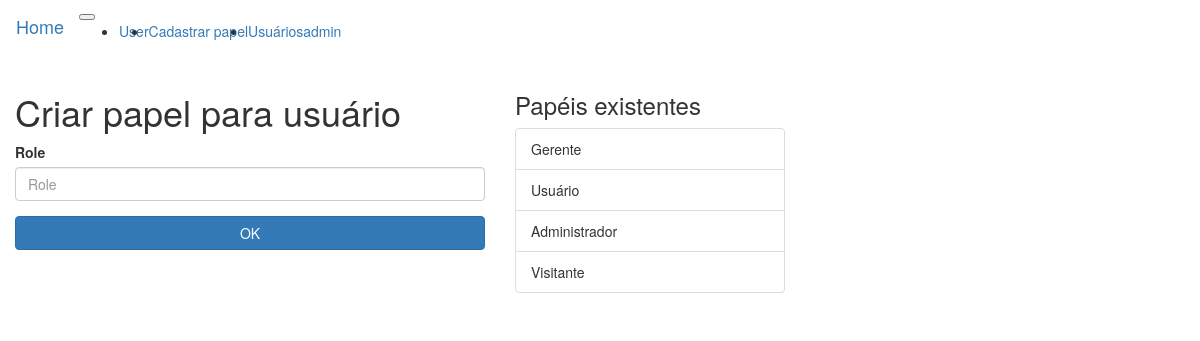
The app's page /create_role (signed in) with its own data.
### app/models.py (models this page shows, shortened)
class User(db.Model, UserMixin):
    __tablename__ = 'users'
    id = db.Column(db.Integer, primary_key=True)
    username = db.Column(db.String(64), unique=True, index=True)
    role_id = db.Column(db.Integer, db.ForeignKey('roles.id'))
    password_hash = db.Column(db.String(128))
    @property
    def password(self):
        raise AttributeError('password is not readable')

class Role(db.Model):
    __tablename__ = 'roles'
    id = db.Column(db.Integer, primary_key=True)
    name = db.Column(db.String(64), unique=True)
    users = db.relationship('User', backref='role')

### app/main/views.py (the view, shortened to what this page needs)
@main.route('/create_role', methods=["GET", "POST"])
def create_role():
    roles = Role.query.all()
    form = RoleForm()
    return render_template('create_role.html', form=form, roles=roles)

### app/main/forms.py
class RoleForm(FlaskForm):
    role_name = StringField('Role', validators=[ DataRequired() ])
    submit = SubmitField('OK')

### app/models.py (called while the page is built)
@login_manager.user_loader
def load_user(user_id):
    return User.query.get(int(user_id))

### app/templates/create_role.html (shortened to what this page needs)
{% extends 'base.html' %}
{% import "bootstrap/wtf.html" as wtf %}
{% block content %}
    <div class="container-fluid">
        <div class="row justify-content-center my-4">
            <div class="col-sm-9 col-md-8 col-xs-5 col-lg-5 mx-4">
                <h1 class="my-4">Criar papel para usuário</h1>
                <form method="POST" role="form">
                    {{ wtf.form_field(form.role_name, class='form-control', placeholder=form
                    .role_name.label.text) }}
                    {{ wtf.form_field(form.submit, class='btn btn-block btn-primary') }}
                </form>
            </div>
            <div class="col-sm-3 col-md-4 col-xs-3 col-lg-3 mt-4">
                <h3>Papéis existentes</h3>
                <ul class="list-group my-4">
                    {% for role in roles %}
                        <li class="list-group-item">
                            {{ role.name }}
                        </li>
                    {% endfor %}
                </ul>
            </div>
        </div>
    </div>
{% endblock %}

### app/templates/base.html (shortened to what this page needs)
{% extends "bootstrap/base.html" %}
{% block navbar %}
    <nav class="navbar navbar-expand-lg navbar-light bg-light">
        <a class="navbar-brand" href="/">Home</a>
        <button class="navbar-toggler" type="button" data-toggle="collapse" data-target="#navbarSupportedContent" aria-controls="navbarSupportedContent" aria-expanded="false" aria-label="Toggle navigation">
        </button>
        <div class="collapse navbar-collapse" id="navbarSupportedContent">
            <ul class="navbar-nav mr-auto">
                <li class="nav-item">
                    {% if current_user.is_authenticated %}
                        <a class="nav-link" href="/user/{{ current_user.username }}">User</a>
                    {% endif %}
                </li>
                {% if current_user.is_authenticated %}
                    <li class="nav-item">
                        <a class="nav-link" href="/create_role">Cadastrar papel</a>
                    </li>
                {% endif %}
                <li class="nav-item">
                    <a class="nav-link" href="/users">Usuários</a>
                </li>
            </ul>
            {% if current_user.is_authenticated %}
                <div class="dropdown">
                    <a class="dropdown-toggle" href="#" role="button"
                     id="link" data-toggle="dropdown" aria-haspopup="true"
                     aria-expanded="false">
                        {{ current_user.username }}
                    </a>
                </div>
            {% else %}
                <a class="nav-link text-dark" href="/login">Login</a>
                <a class="nav-link text-dark" href="/register">Cadastre-se</a>
            {% endif %}
        </div>
    </nav>
{% endblock %}

### records on screen
User: username "admin"
Role: name "Gerente"
Role: name "Usuário"
Role: name "Administrador"
Role: name "Visitante"
